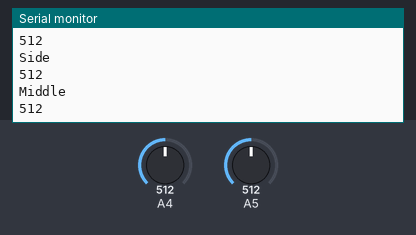
A sketch run on a simulated Arduino Uno, built with avr-gcc and run on an emulated ATmega328P. Shown: the last lines printed to the serial monitor. The test bench sets the inputs (shaded band); at power-on: A4 = 512, A5 = 512.

Above: at 1.3 s.
1.4 s: A4 set to 716
At 1.82 s:
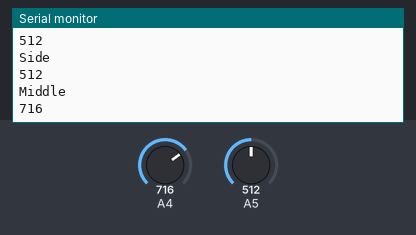
2.9 s: A5 set to 306
At 3.32 s:
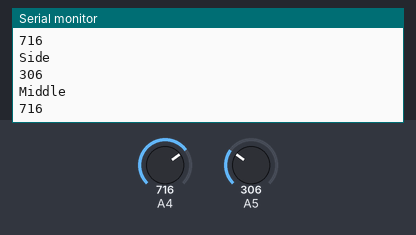
4.4 s: A4 set to 900
At 4.82 s:
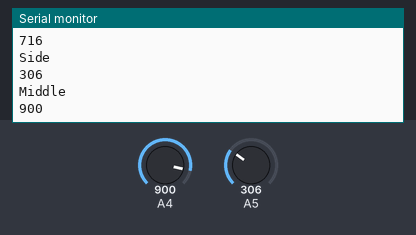
5.9 s: A5 set to 122
At 6.32 s:
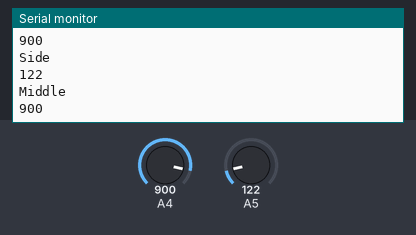
Timing chart, 0 to 8.4 s (numbered marks = the images above; inputs shaded):
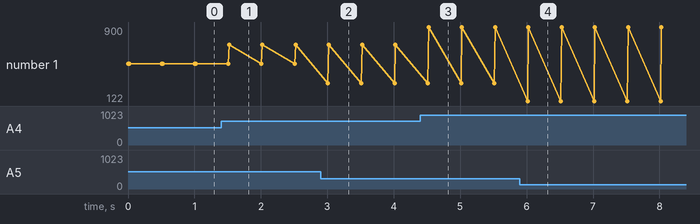

Measured:
- after the input at 1.4 s, the serial monitor: prints a new line after 0.12 s (image 1)
- after the input at 2.9 s, the serial monitor: prints a new line after 0.11 s (image 2)
- after the input at 4.4 s, the serial monitor: prints a new line after 0.13 s (image 3)
- after the input at 5.9 s, the serial monitor: prints a new line after 0.11 s (image 4)
- plotted number 1: 512 → 716 after the input at 1.4 s, 716 → 900 after the input at 4.4 s

The sketch:

get_sensor_input.ino
```cpp
/*
 * Simple code to read in analog values from IR sensors
 *
 */

void setup()                    // run once, when the sketch starts
{
 Serial.begin(9600);            // set the baud rate to 9600, same should be of your Serial Monitor
 pinMode(A5, INPUT);
 pinMode(A4, INPUT);
}

void loop()
{
    Serial.println("Side");
    Serial.println(analogRead(A5));
    Serial.println("Middle");
    Serial.println(analogRead(A4));
    delay(500);                 // 0.5 second delay
}
```
